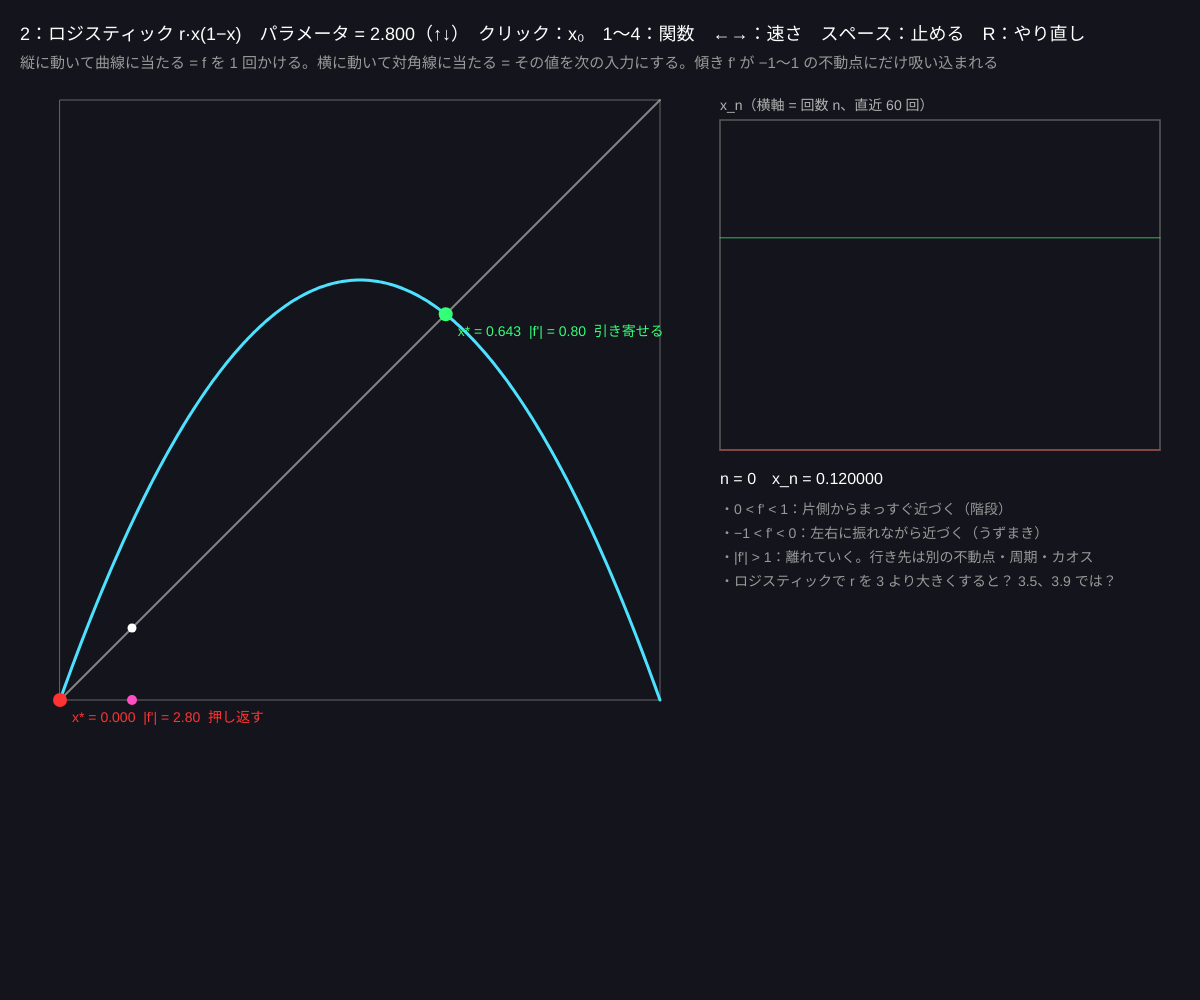
Frame 1 (no input)
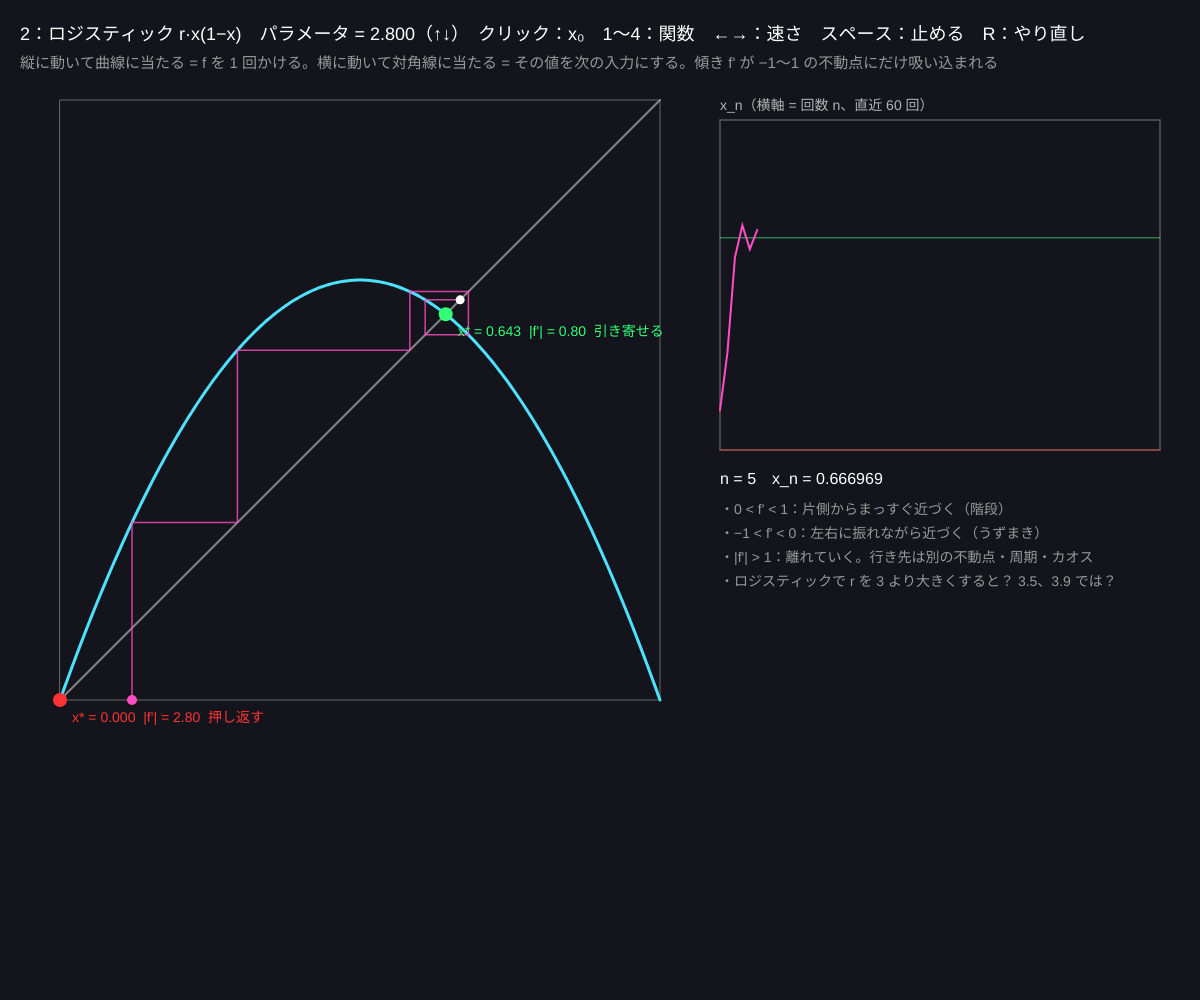
Frame 60 (no input)
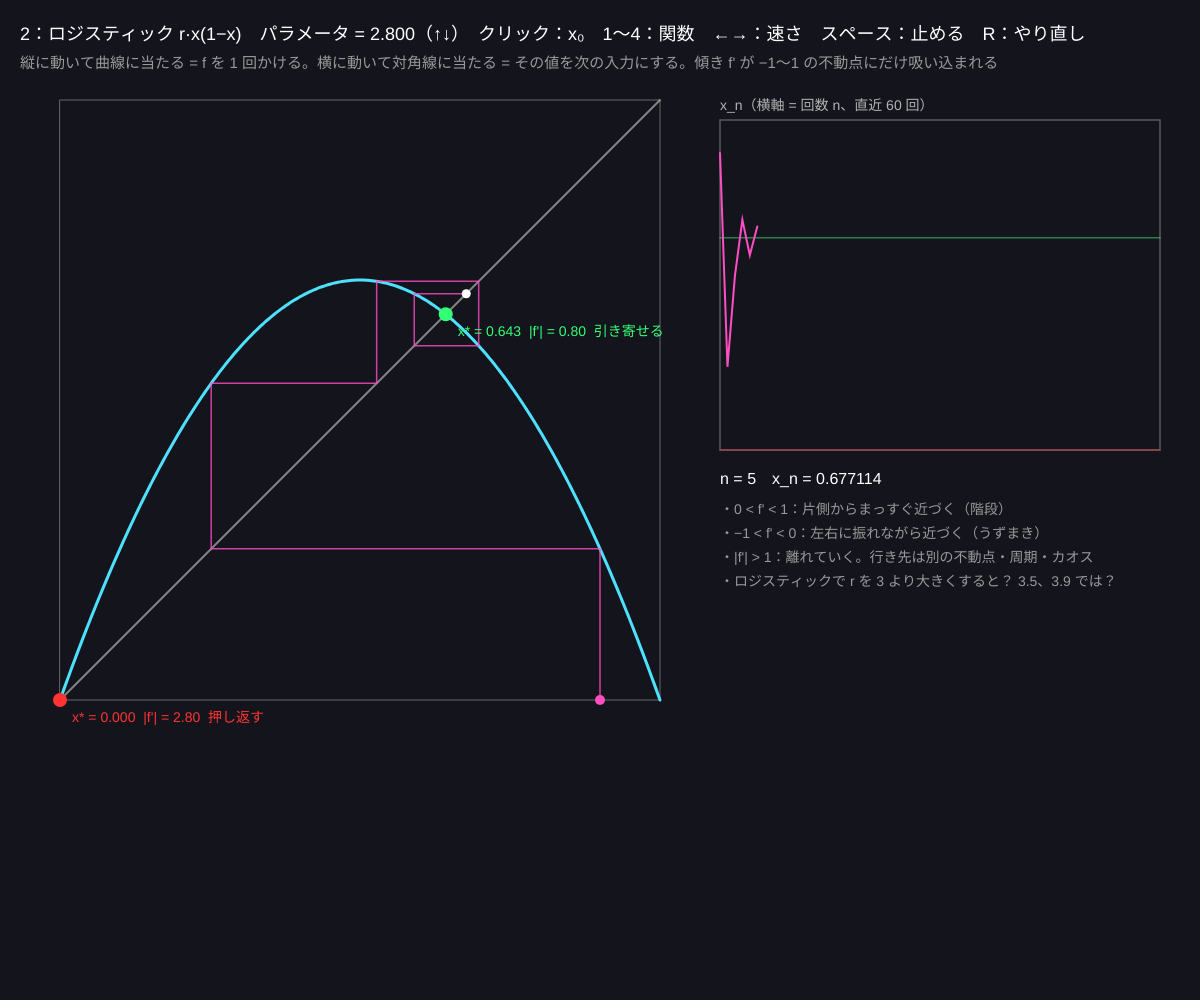
Frame 120 (the mouse pressed at the canvas centre since frame 60)

The p5.js sketch that drew these frames (run headless with seeded random() and noise() and a simulated clock; from frame 60 on, the mouse is pressed at the canvas centre):

// p5.js sketch
// ── sketch.js
// ============================================
// 01 反復とクモの巣図
// x₁ = f(x₀), x₂ = f(x₁), … とくり返す。グラフ上では「縦に f へ → 横に対角線へ」をくり返す（クモの巣図）
//   不動点 x* で |f'(x*)| < 1 なら近くの点は吸い寄せられ、> 1 なら押し返される
// クリック = 出発点 x₀ / 1〜4 = 関数 / ↑↓ = パラメータ / ←→ = 速さ / スペース = 止める・動かす / R = やり直し
// ============================================

let FUNCS = [
  { name: 'a·cos x', lo: 0, hi: 1.6, a: 1, amin: 0.2, amax: 1.6, f: (x, a) => a * Math.cos(x) },
  { name: 'ロジスティック r·x(1−x)', lo: 0, hi: 1, a: 2.8, amin: 0.5, amax: 4, f: (x, a) => a * x * (1 - x) },
  { name: 'x − a(x² − 2)（√2 を探す）', lo: 0, hi: 2.4, a: 0.25, amin: 0.05, amax: 0.95, f: (x, a) => x - a * (x * x - 2) },
  { name: 'tanh(a·x)', lo: -2, hi: 2, a: 1.6, amin: 0.3, amax: 3, f: (x, a) => Math.tanh(a * x) },
];
let fi = 1;          // 今の関数の番号
let x0 = 0.12;       // 出発点
let path = [];       // 反復の値 x0, x1, x2, …
let maxSteps = 120;  // ★ 何回くり返すか
let every = 12;      // ★ 何フレームごとに 1 回進めるか（小さいほど速い）
let running = true;
let fixedPts = [];
let SZ, gx, gy;

function setup() {
  createCanvas(windowWidth, windowHeight);
  colorMode(HSB, 360, 100, 100, 100);
  SZ = min(width * 0.5, height - 170); gx = 60; gy = 100;
  restart();
}

function F() { return FUNCS[fi]; }
function fv(x) { return F().f(x, F().a); }
function restart() { path = [x0]; findFixed(); }

// 不動点と、そこでの傾き f'(x*)
function findFixed() {
  fixedPts = [];
  let lo = F().lo, hi = F().hi, n = 800;
  let pg = fv(lo) - lo;
  for (let s = 1; s <= n; s++) {
    let x = lo + (hi - lo) * s / n, g = fv(x) - x;
    if (pg * g <= 0 && !(pg === 0 && s > 1)) {
      let a = x - (hi - lo) / n, b = x;
      for (let k = 0; k < 50; k++) { let m = (a + b) / 2; if ((fv(a) - a) * (fv(m) - m) <= 0) b = m; else a = m; }
      let xs = (a + b) / 2, h = 1e-5;
      fixedPts.push({ x: xs, d: (fv(xs + h) - fv(xs - h)) / (2 * h) });
    }
    pg = g;
  }
}

function toPx(x) { return constrain(gx + (x - F().lo) / (F().hi - F().lo) * SZ, gx - 60, gx + SZ + 60); }
function toPy(y) { return constrain(gy + SZ - (y - F().lo) / (F().hi - F().lo) * SZ, gy - 60, gy + SZ + 60); }

function draw() {
  background(230, 30, 11);
  if (running && frameCount % every === 0 && path.length < maxSteps) {
    let nx = fv(path[path.length - 1]);
    if (isFinite(nx)) path.push(constrain(nx, -1e6, 1e6));
  }
  // 枠・対角線・y = f(x)
  noFill(); stroke(0, 0, 40); strokeWeight(1); rect(gx, gy, SZ, SZ);
  stroke(0, 0, 70, 70); strokeWeight(2); line(gx, gy + SZ, gx + SZ, gy);
  stroke(190, 70, 100); strokeWeight(3);
  beginShape();
  for (let s = 0; s <= 300; s++) {
    let x = F().lo + (F().hi - F().lo) * s / 300;
    vertex(toPx(x), toPy(fv(x)));
  }
  endShape();

  // クモの巣：(x, x) → (x, f(x)) → (f(x), f(x)) → …
  stroke(320, 70, 100, 80); strokeWeight(1.5); noFill();
  beginShape();
  vertex(toPx(path[0]), toPy(F().lo));
  for (let i = 0; i < path.length - 1; i++) {
    vertex(toPx(path[i]), toPy(path[i + 1]));
    vertex(toPx(path[i + 1]), toPy(path[i + 1]));
  }
  endShape();
  noStroke(); fill(320, 70, 100); circle(toPx(path[0]), toPy(F().lo), 10);
  let last = path[path.length - 1];
  fill(0, 0, 100); circle(toPx(last), toPy(last), 9);

  // 不動点：引き寄せ（緑）か押し返し（赤）か
  textSize(14);
  for (let p of fixedPts) {
    let attract = abs(p.d) < 1;
    fill(attract ? 140 : 0, 80, 100);
    circle(toPx(p.x), toPy(p.x), 14);
    text("x* = " + nf(p.x, 1, 3) + "  |f'| = " + nf(abs(p.d), 1, 2) + (attract ? '  引き寄せる' : '  押し返す'), toPx(p.x) + 12, toPy(p.x) + 22);
  }

  drawSeries();

  noStroke(); fill(0, 0, 100); textSize(18);
  text((fi + 1) + '：' + F().name + '　パラメータ = ' + nf(F().a, 1, 3) + '（↑↓）　クリック：x₀　1〜4：関数　←→：速さ　スペース：' + (running ? '止める' : '動かす') + '　R：やり直し', 20, 40);
  fill(0, 0, 60); textSize(15);
  text('縦に動いて曲線に当たる = f を 1 回かける。横に動いて対角線に当たる = その値を次の入力にする。傾き f\' が −1〜1 の不動点にだけ吸い込まれる', 20, 68);
}

// 右側：x_n を回数ごとに並べたグラフ
function drawSeries() {
  let x0p = gx + SZ + 60, w = width - x0p - 40, y0p = gy + 20, h = SZ * 0.55;
  if (w < 160) return;
  noFill(); stroke(0, 0, 35); rect(x0p, y0p, w, h);
  for (let p of fixedPts) {
    let yy = map(p.x, F().lo, F().hi, y0p + h, y0p);
    stroke(abs(p.d) < 1 ? 140 : 0, 70, 90, 50); line(x0p, yy, x0p + w, yy);
  }
  let n0 = max(0, path.length - 60);
  stroke(320, 70, 100); strokeWeight(2);
  beginShape();
  for (let i = n0; i < path.length; i++) vertex(x0p + (i - n0) / 59 * w, constrain(map(path[i], F().lo, F().hi, y0p + h, y0p), y0p - 10, y0p + h + 10));
  endShape();
  noStroke(); fill(0, 0, 70); textSize(14);
  text('x_n（横軸 = 回数 n、直近 60 回）', x0p, y0p - 10);
  let ty = y0p + h + 34;
  fill(0, 0, 100); textSize(16);
  text('n = ' + (path.length - 1) + '　x_n = ' + nf(last1(), 1, 6), x0p, ty);
  fill(0, 0, 60); textSize(14);
  let lines = [
    '・0 < f\' < 1：片側からまっすぐ近づく（階段）',
    '・−1 < f\' < 0：左右に振れながら近づく（うずまき）',
    '・|f\'| > 1：離れていく。行き先は別の不動点・周期・カオス',
    '・ロジスティックで r を 3 より大きくすると？ 3.5、3.9 では？',
  ];
  for (let i = 0; i < lines.length; i++) text(lines[i], x0p, ty + 30 + i * 24);
}
function last1() { return path[path.length - 1]; }

function mousePressed() {
  if (mouseX > gx && mouseX < gx + SZ && mouseY > gy - 20 && mouseY < gy + SZ + 20) {
    x0 = map(mouseX, gx, gx + SZ, F().lo, F().hi);
    restart();
  }
}
function keyPressed() {
  if (key >= '1' && key <= '4') { fi = int(key) - 1; x0 = F().lo + (F().hi - F().lo) * 0.12; restart(); }
  if (key === UP_ARROW || key === 'ArrowUp') { F().a = min(F().amax, F().a + 0.05); restart(); }
  if (key === DOWN_ARROW || key === 'ArrowDown') { F().a = max(F().amin, F().a - 0.05); restart(); }
  if (key === LEFT_ARROW || key === 'ArrowLeft') every = min(60, every + 2);
  if (key === RIGHT_ARROW || key === 'ArrowRight') every = max(1, every - 2);
  if (key === ' ') running = !running;
  if (key === 'r' || key === 'R') restart();
}

// ---------- やってみよう ----------
// 1. 関数 1（cos）で a = 1 のとき、どこから出発しても同じ値（0.739…）に着く。電卓で cos を押し続けても同じ
// 2. 関数 3 で a を 0.35 にすると一番速く √2 に着く。そのとき f'(√2) はいくつ？（0 に近いほど速い → 03 ニュートン法）
// 3. 関数 2 で r = 3.2 にすると 2 つの値を行き来する（周期 2）。不動点はあるのに着かないのはなぜ？
// 4. FUNCS に自分の関数（例 x => Math.sin(3 * x)）を足して、不動点の数と傾きを調べよう
